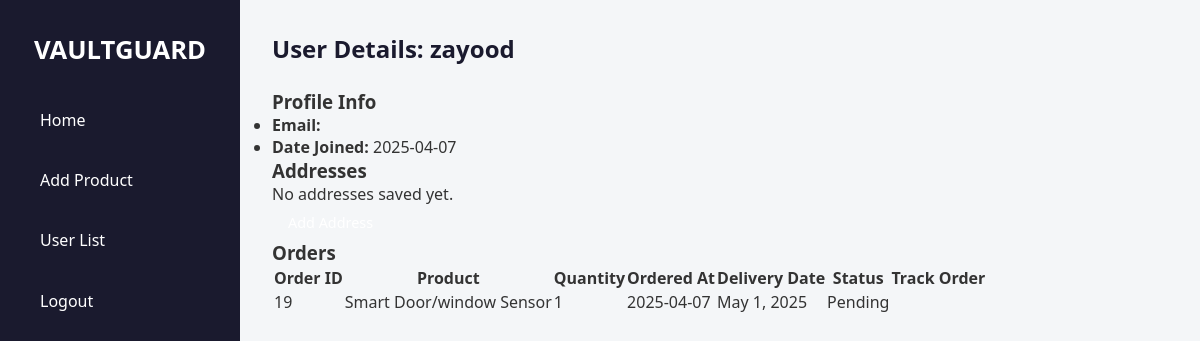
Before: /user/12/ with the older database file.
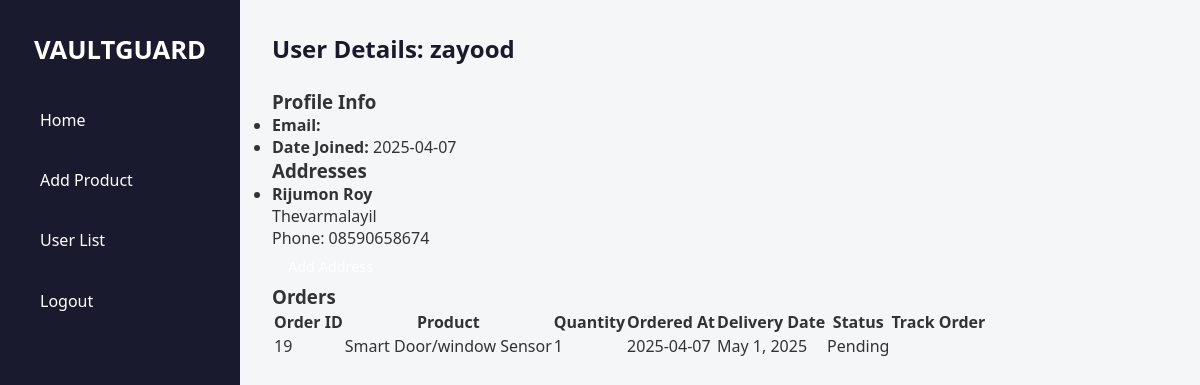
After: the same page with the newer database file.
### app/models.py (models this page shows, shortened)
class Order(models.Model):
    user = models.ForeignKey(User, on_delete=models.CASCADE)
    product = models.ForeignKey(Product, on_delete=models.CASCADE)
    quantity = models.PositiveIntegerField(default=1)
    ordered_at = models.DateTimeField(auto_now_add=True)
    status = models.CharField(
        max_length=20,
        choices=[('Placed', 'Placed'), ('Confirmed', 'Confirmed'), ('Shipped', 'Shipped'), ('Delivered', 'Delivered')],
        default='Placed'
    )
    delivery_date = models.DateField(default=timezone.localdate)

class Product(models.Model):
    name = models.CharField(max_length=255)
    price = models.FloatField()
    offerprice = models.FloatField(blank=True, null=True)
    description = models.TextField()
    category = models.CharField(max_length=100, choices=CATEGORY_CHOICES)
    warranty = models.CharField(max_length=100, blank=True, null=True)
    stock = models.PositiveIntegerField(default=1)
    image = models.ImageField(upload_to='product_images/', blank=True, null=True)

class Address(models.Model):
    user = models.ForeignKey(User, on_delete=models.CASCADE)
    name = models.CharField(max_length=225)
    address = models.TextField()
    phone = models.CharField(max_length=12)
    is_default = models.BooleanField(default=False)

### app/views.py (the view)
# urls.py: path('user/<int:user_id>/', views.user_detail, name='user_detail'),
def user_detail(request, user_id):
    user_obj = User.objects.get(id=user_id)
    profile = UserProfile.get_or_create_profile(user_obj)
    addresses = Address.objects.filter(user=user_obj)
    orders = Order.objects.filter(user=user_obj)
    context = {
        'user_obj': user_obj,
        'profile': profile,
        'addresses': addresses,
        'orders': orders,
    }
    return render(request, 'user_detail.html', context)

### app/models.py (called while the page is built)
    @classmethod
    def get_or_create_profile(cls, user):
        profile, created = cls.objects.get_or_create(user=user)
        return profile

### templates/user_detail.html (shortened to what this page needs)
{% load static %}
<!DOCTYPE html>
<html>
<head>
    <link rel="stylesheet" href="{% static 'css/firstpage.css' %}">
</head>
<body>
    <div class="sidebar">
        <h2 class="brand">VAULTGUARD</h2>
        <nav class="sidebar-nav">
            <a href="{% url 'firstpage' %}">Home</a>
            <a href="{% url 'add_product' %}">Add Product</a>
            <a href="{% url 'user_list' %}">User List</a>
            <a href="{% url 'logout' %}">Logout</a>
        </nav>
    </div>
    <div class="main-content">
        <section class="section-title">User Details: {{ user_obj.username }}</section>
        <h3>Profile Info</h3>
        <ul>
            <li><strong>Email:</strong> {{ user_obj.email }}</li>
            <li><strong>Date Joined:</strong> {{ user_obj.date_joined|date:"Y-m-d" }}</li>
        </ul>
        <h3>Addresses</h3>
        {% if addresses %}
        <ul class="list-group">
            {% for addr in addresses %}
            <li class="list-group-item">
                <strong>{{ addr.name }}</strong><br />
                {{ addr.address }}<br />
                Phone: {{ addr.phone }}<br />
            </li>
            {% endfor %}
        </ul>
        {% else %}
        <p>No addresses saved yet.</p>
        {% endif %}
        <a class="btn btn-success mt-3" href="{% url 'add_address' %}">Add Address</a>
        <h3>Orders</h3>
        {% if orders %}
        <table class="styled-table">
            <thead>
                <tr>
                    <th>Order ID</th>
                    <th>Product</th>
                    <th>Quantity</th>
                    <th>Ordered At</th>
                    <th>Delivery Date</th>
                    <th>Status</th>
                    <th>Track Order</th>
                </tr>
            </thead>
            <tbody>
                {% for order in orders %}
                <tr>
                    <td>{{ order.id }}</td>
                    <td>{{ order.product.name }}</td>
                    <td>{{ order.quantity }}</td>
                    <td>{{ order.ordered_at|date:"Y-m-d" }}</td>
                    <td>{{ order.delivery_date }}</td>
                    <td>{{ order.status }}</td>
                </tr>
                {% endfor %}
            </tbody>
        </table>
        {% else %}
        <p>No orders placed by this user.</p>
        {% endif %}
    </div>
</body>
</html>

Changed rows visible on the page:
added Address: name "Rijumon Roy", address "Thevarmalayil", phone "08590658674"
Other visible differences:
text no longer shown: "No addresses saved yet."
